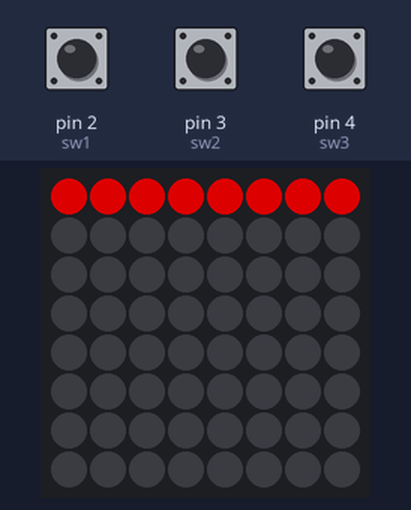
Simulated run of this sketch. Board: Arduino Uno, built with avr-gcc and run on an emulated ATmega328P. Shown: 8×8 RGB LED matrix (first LED top left, wired row by row). Inputs (shaded band) come from the test bench; at power-on: pin 2 (sw1) HIGH, pin 3 (sw2) HIGH, pin 4 (sw3) HIGH. Dim RGB values are drawn brighter than linear.

Above: at 1.7 s.
1.8 s: pin 2 (sw1) pulled LOW for 0.15 s
3.4 s: pin 3 (sw2) pulled LOW for 0.15 s
At 4.1 s:
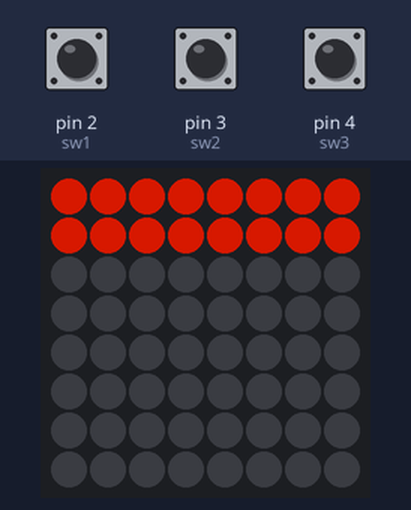
5.0 s: pin 2 (sw1) pulled LOW for 1 s
At 5.9 s:
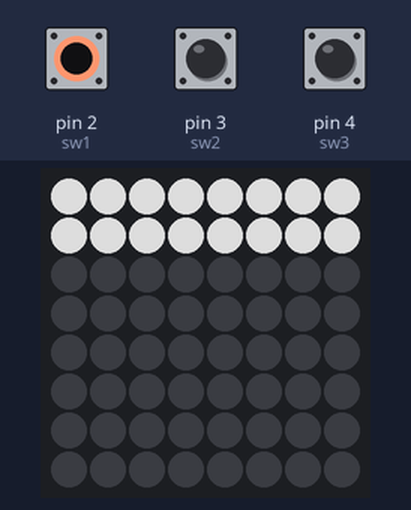
7.5 s: pin 3 (sw2) pulled LOW for 1 s
At 8.0 s:
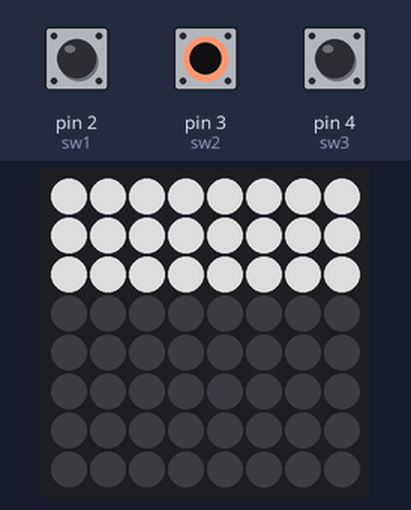
10.0 s: pin 2 (sw1) pulled LOW for 0.15 s
At 11.2 s:
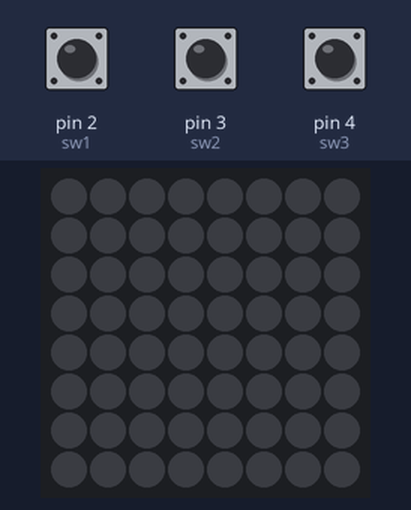
11.6 s: pin 4 (sw3) pulled LOW for 0.15 s
At 12.2 s:
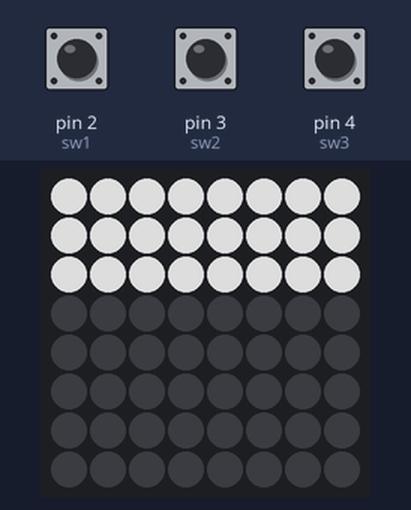
Timing chart, 0 to 14.2 s (numbered marks = the images above; inputs shaded):
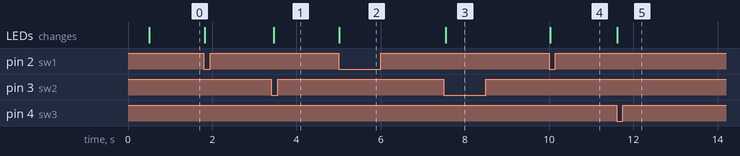

Measured:
- after the input at 3.4 s, the LEDs: change after 0.06 s (image 1)
- after the input at 5.0 s, the LEDs: change at once (image 2)
- after the input at 7.5 s, the LEDs: change after 0.05 s (image 3)
- after the input at 10.0 s, the LEDs: change at once (image 4)
- after the input at 11.6 s, the LEDs: change at once (image 5)

The sketch:

GLU_Photography_Lighting.ino
```cpp
/*
   GLU Photography Lighting Control
   Author: Shaun Armstrong
   Date: 2024/07/12

   Description:
   This Arduino sketch enables precise control over lighting parameters (Hue, Saturation, Vibrancy)
   using the amomii Glow UNO LED matrix. It features two distinct modes:
   - Regular Mode: Allows real-time adjustment of parameters using sw1 (increase), sw2 (mode switch),
     and sw3 (decrease). The LED matrix visually indicates the active parameter by illuminating a number
     of LEDs corresponding to the current value.
   - Scroll Mode: Activated by pressing sw1 and sw3 simultaneously, this mode smoothly scrolls through
     all hues. The scrolling speed is adjusted using sw1 and sw3, with the number of illuminated LEDs
     representing the current speed setting.
        - 8 pixels = Hue
        - 16 pixels = Saturation
        - 24 pixels = Vibrancy

   Hardware:
   - amomii Glow UNO (WS2812B LED matrix) connected to an Arduino UNO or compatible microcontroller.
   - Proper wiring and pin configuration are essential.

   Libraries:
   - FastLED: Library for controlling WS2812B LEDs.

   Usage:
   - Regular Mode:
     - Adjust parameters (Hue, Saturation, Vibrancy) using sw1 (increase) and sw3 (decrease).
     - Toggle between parameter modes (Hue, Saturation, Vibrancy) using sw2.
     - LED matrix visually indicates the active parameter by illuminating LEDs corresponding to the current value.
   - Scroll Mode:
     - Activate by pressing sw1 and sw3 simultaneously (and to change back to regular mode).
     - Use sw1 to increase and sw3 to decrease the scrolling speed.
     - Press sw2 to exit Scroll Mode.
     - The number of illuminated LEDs represents the current scrolling speed setting.

   Notes:
   - Ensure the FastLED library is installed in your Arduino IDE.
   - Designed for single 8x8 LED matrix configurations (amomii Glow UNO).
   - Visit amomii.com for hardware details and compatibility.

   Last Updated: 2024/07/12
   Version: 1.0
*/

#include <FastLED.h>  // Include the FastLED library

#define DATA_PIN 9                          // Data pin connected to the LED matrix
#define ROWS 8                              // Number of rows in the LED matrix
#define COLS 8                              // Number of columns in the LED matrix
#define PANELS 1                            // Number of LED panels (can be extended)
#define ROTATION 1                          // Rotation of LED matrix (0 to 3)
#define BRIGHTNESS 150                      // Initial brightness (0-255)
#define NUM_LEDS_PANEL (COLS * ROWS)        // LEDs per panel
#define NUM_LEDS (NUM_LEDS_PANEL * PANELS)  // Total LEDs
#define TOTAL_DIGITS 10                     // Total digits for display
#define TOTAL_COLS (COLS * PANELS)          // Total columns

CRGB leds[NUM_LEDS];  // Define the array of LEDs

int pixel[ROWS][COLS];  // Pixel mapping for LED matrix

int delayTime = 30;  // Delay time between adjustments

byte hue = 0;           // Hue value (0-255)
byte saturation = 255;  // Saturation value (0-255)
byte vibrancy = 255;    // Vibrancy value (0-255)

int digit = 0;  // Current digit displayed

int sw1 = 2;  // Button for incrementing values
int sw2 = 3;  // Button for changing modes
int sw3 = 4;  // Button for decrementing values

bool longPress1 = false;  // Flag for long press on sw1
bool longPress2 = false;  // Flag for long press on sw2
bool longPress3 = false;  // Flag for long press on sw3
bool longPress13 = false;

int mode = 1;  // Current mode: 1 for hue, 2 for saturation, 3 for vibrancy

bool scrollMode = false;  //Press sw1 and sw3 to change the mode


unsigned long timer;
byte scrollTimer = 20;

int TEMP_NUM_LEDS = NUM_LEDS;


void setup() {
  Serial.begin(9600);
  FastLED.addLeds<WS2812B, DATA_PIN, GRB>(leds, NUM_LEDS);  // Initialize FastLED with LED configuration
  delay(500);
  FastLED.setBrightness(BRIGHTNESS);  // Set initial brightness
  glmx_setup(ROTATION);               // Setup LED matrix
  FastLED.show();                     // Display initial LED state

  pinMode(sw1, INPUT_PULLUP);  // Initialize sw1 as input with pull-up resistor
  pinMode(sw2, INPUT_PULLUP);  // Initialize sw2 as input with pull-up resistor
  pinMode(sw3, INPUT_PULLUP);  // Initialize sw3 as input with pull-up resistor
  timer = millis();
}

void glmx_setup(int rot) {
  int index = 0;
  if (rot == 0) {
    for (int c = 0; c < COLS; c++) {
      for (int r = 0; r < ROWS; r++) {
        pixel[c][r] = index;
        index++;
      }
    }
  } else if (rot == 1) {
    for (int c = COLS - 1; c >= 0; c--) {
      for (int r = 0; r < ROWS; r++) {
        pixel[r][c] = index;
        index++;
      }
    }
  } else if (rot == 2) {
    for (int c = COLS - 1; c >= 0; c--) {
      for (int r = ROWS - 1; r >= 0; r--) {
        pixel[c][r] = index;
        index++;
      }
    }
  } else if (rot == 3) {
    for (int c = 0; c < COLS; c++) {
      for (int r = ROWS - 1; r >= 0; r--) {
        pixel[r][c] = index;
        index++;
      }
    }
  }
}

void adjustParameter(byte& param, byte minVal, byte maxVal, int increment) {
  int newVal = param + increment;
  if (newVal < minVal) {
    param = maxVal;
  } else if (newVal > maxVal) {
    param = minVal;
  } else {
    param = newVal;
  }
}

void loop() {

  if (!digitalRead(sw1) && !digitalRead(sw3) && !longPress13) {
    longPress13 = true;
    scrollMode = !scrollMode;
  }
  if (digitalRead(sw1) && digitalRead(sw3)) {
    longPress13 = false;
  }
  if (!scrollMode) {
    for (int i = 0; i < NUM_LEDS; i++) {
      leds[i] = 0x00000000;
    }
    switch (mode) {
      case 1:
        TEMP_NUM_LEDS = 8;
        break;
      case 2:
        TEMP_NUM_LEDS = 16;
        break;
      case 3:
        TEMP_NUM_LEDS = 24;
        break;
      case 4:
        TEMP_NUM_LEDS = NUM_LEDS;
        break;
    }
    if (!digitalRead(sw2) && !longPress2) {
      longPress2 = true;
      mode++;
      if (mode > 4) {
        mode = 1;
      }
    }
    if (digitalRead(sw2)) {
      longPress2 = false;
    }

    if (!digitalRead(sw1) && !longPress1) {
      longPress1 = true;
      switch (mode) {
        case 1:
          TEMP_NUM_LEDS = 8;
          adjustParameter(hue, 0, 255, 10);  // Adjust Hue (H)
          break;
        case 2:
          TEMP_NUM_LEDS = 16;
          adjustParameter(saturation, 0, 255, 10);  // Adjust Saturation (S)
          break;
        case 3:
          TEMP_NUM_LEDS = 24;
          adjustParameter(vibrancy, 0, 255, 10);  // Adjust Vibrancy (V)
          break;
      }
    }
    if (digitalRead(sw1)) {
      longPress1 = false;
    }

    if (!digitalRead(sw3) && !longPress3) {
      longPress3 = true;
      switch (mode) {
        case 1:
          TEMP_NUM_LEDS = 8;
          adjustParameter(hue, 0, 255, -10);  // Adjust Hue (H)
          break;
        case 2:
          TEMP_NUM_LEDS = 16;
          adjustParameter(saturation, 0, 255, -10);  // Adjust Saturation (S)
          break;
        case 3:
          TEMP_NUM_LEDS = 24;
          adjustParameter(vibrancy, 0, 255, -10);  // Adjust Vibrancy (V)
          break;
      }
    }
    if (digitalRead(sw3)) {
      longPress3 = false;
    }

    // Update LEDs with current parameters
    for (int i = 0; i < TEMP_NUM_LEDS; i++) {
      leds[i] = CHSV(hue, saturation, vibrancy);
    }
    FastLED.show();    // Show updated LED state
    delay(delayTime);  // Delay between updates
  } else {
    Serial.println(scrollTimer);
    if (!digitalRead(sw1)) {
      scrollTimer++;
      delay(40);
    }

    if (!digitalRead(sw3)) {
      scrollTimer--;
      delay(40);
    }

    if (!digitalRead(sw3) || !digitalRead(sw1)) {
      for (int i = 0; i < NUM_LEDS; i++) {
        leds[i] = 0x00000000;
      }
      TEMP_NUM_LEDS = map(scrollTimer, 255, 0, 0, NUM_LEDS);
    } else {
      TEMP_NUM_LEDS = NUM_LEDS;
    }

    if (millis() - timer > scrollTimer) {
      timer = millis();
      hue++;
      for (int i = 0; i < TEMP_NUM_LEDS; i++) {
        leds[i] = CHSV(hue, saturation, vibrancy);
      }
      FastLED.show();  // Show updated LED state
    }
  }
}
```
